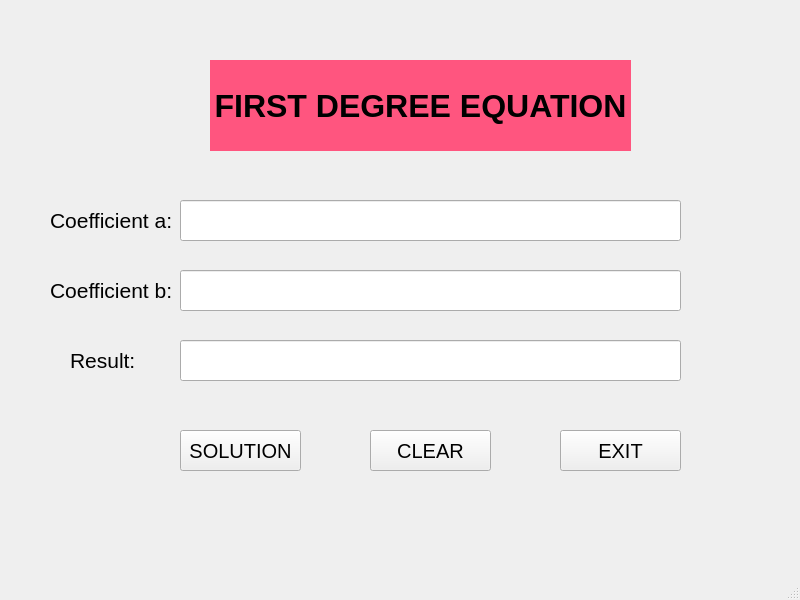
<?xml version="1.0" encoding="UTF-8"?>
<ui version="4.0">
 <class>MainWindow</class>
 <widget class="QMainWindow" name="MainWindow">
  <property name="geometry">
   <rect>
    <x>0</x>
    <y>0</y>
    <width>800</width>
    <height>600</height>
   </rect>
  </property>
  <property name="windowTitle">
   <string>MainWindow</string>
  </property>
  <widget class="QWidget" name="centralwidget">
   <widget class="QLabel" name="label">
    <property name="geometry">
     <rect>
      <x>210</x>
      <y>60</y>
      <width>421</width>
      <height>91</height>
     </rect>
    </property>
    <property name="font">
     <font>
      <pointsize>24</pointsize>
      <weight>75</weight>
      <bold>true</bold>
     </font>
    </property>
    <property name="styleSheet">
     <string notr="true">background-color: rgb(255, 85, 127);</string>
    </property>
    <property name="text">
     <string>FIRST DEGREE EQUATION</string>
    </property>
    <property name="alignment">
     <set>Qt::AlignCenter</set>
    </property>
   </widget>
   <widget class="QLabel" name="label_2">
    <property name="geometry">
     <rect>
      <x>50</x>
      <y>200</y>
      <width>131</width>
      <height>41</height>
     </rect>
    </property>
    <property name="font">
     <font>
      <pointsize>16</pointsize>
     </font>
    </property>
    <property name="text">
     <string>Coefficient a:</string>
    </property>
   </widget>
   <widget class="QLabel" name="label_3">
    <property name="geometry">
     <rect>
      <x>50</x>
      <y>270</y>
      <width>131</width>
      <height>41</height>
     </rect>
    </property>
    <property name="font">
     <font>
      <pointsize>16</pointsize>
     </font>
    </property>
    <property name="text">
     <string>Coefficient b:</string>
    </property>
   </widget>
   <widget class="QLabel" name="label_4">
    <property name="geometry">
     <rect>
      <x>70</x>
      <y>340</y>
      <width>131</width>
      <height>41</height>
     </rect>
    </property>
    <property name="font">
     <font>
      <pointsize>16</pointsize>
     </font>
    </property>
    <property name="text">
     <string>Result:</string>
    </property>
   </widget>
   <widget class="QLineEdit" name="lineEditcoefficient_a">
    <property name="geometry">
     <rect>
      <x>180</x>
      <y>200</y>
      <width>501</width>
      <height>41</height>
     </rect>
    </property>
   </widget>
   <widget class="QLineEdit" name="lineEditcoefficient_b">
    <property name="geometry">
     <rect>
      <x>180</x>
      <y>270</y>
      <width>501</width>
      <height>41</height>
     </rect>
    </property>
   </widget>
   <widget class="QLineEdit" name="lineEdit_result">
    <property name="geometry">
     <rect>
      <x>180</x>
      <y>340</y>
      <width>501</width>
      <height>41</height>
     </rect>
    </property>
   </widget>
   <widget class="QPushButton" name="pushButtonSolution">
    <property name="geometry">
     <rect>
      <x>180</x>
      <y>430</y>
      <width>121</width>
      <height>41</height>
     </rect>
    </property>
    <property name="font">
     <font>
      <pointsize>15</pointsize>
     </font>
    </property>
    <property name="text">
     <string>SOLUTION</string>
    </property>
    <property name="icon">
     <iconset>
      <normaloff>../images/1871415_bank_financial_internet_smart_solution_icon.png</normaloff>../images/1871415_bank_financial_internet_smart_solution_icon.png</iconset>
    </property>
   </widget>
   <widget class="QPushButton" name="pushButtonClear">
    <property name="geometry">
     <rect>
      <x>370</x>
      <y>430</y>
      <width>121</width>
      <height>41</height>
     </rect>
    </property>
    <property name="font">
     <font>
      <pointsize>15</pointsize>
     </font>
    </property>
    <property name="text">
     <string>CLEAR</string>
    </property>
    <property name="icon">
     <iconset>
      <normaloff>../images/9069796_clear_format_icon.png</normaloff>../images/9069796_clear_format_icon.png</iconset>
    </property>
   </widget>
   <widget class="QPushButton" name="pushButtonExit">
    <property name="geometry">
     <rect>
      <x>560</x>
      <y>430</y>
      <width>121</width>
      <height>41</height>
     </rect>
    </property>
    <property name="font">
     <font>
      <pointsize>15</pointsize>
     </font>
    </property>
    <property name="text">
     <string>EXIT</string>
    </property>
    <property name="icon">
     <iconset>
      <normaloff>../images/619539_close_delete_dismiss_exit_cancel_icon.png</normaloff>../images/619539_close_delete_dismiss_exit_cancel_icon.png</iconset>
    </property>
   </widget>
  </widget>
  <widget class="QMenuBar" name="menubar">
   <property name="geometry">
    <rect>
     <x>0</x>
     <y>0</y>
     <width>800</width>
     <height>18</height>
    </rect>
   </property>
  </widget>
  <widget class="QStatusBar" name="statusbar"/>
 </widget>
 <resources/>
 <connections/>
</ui>
